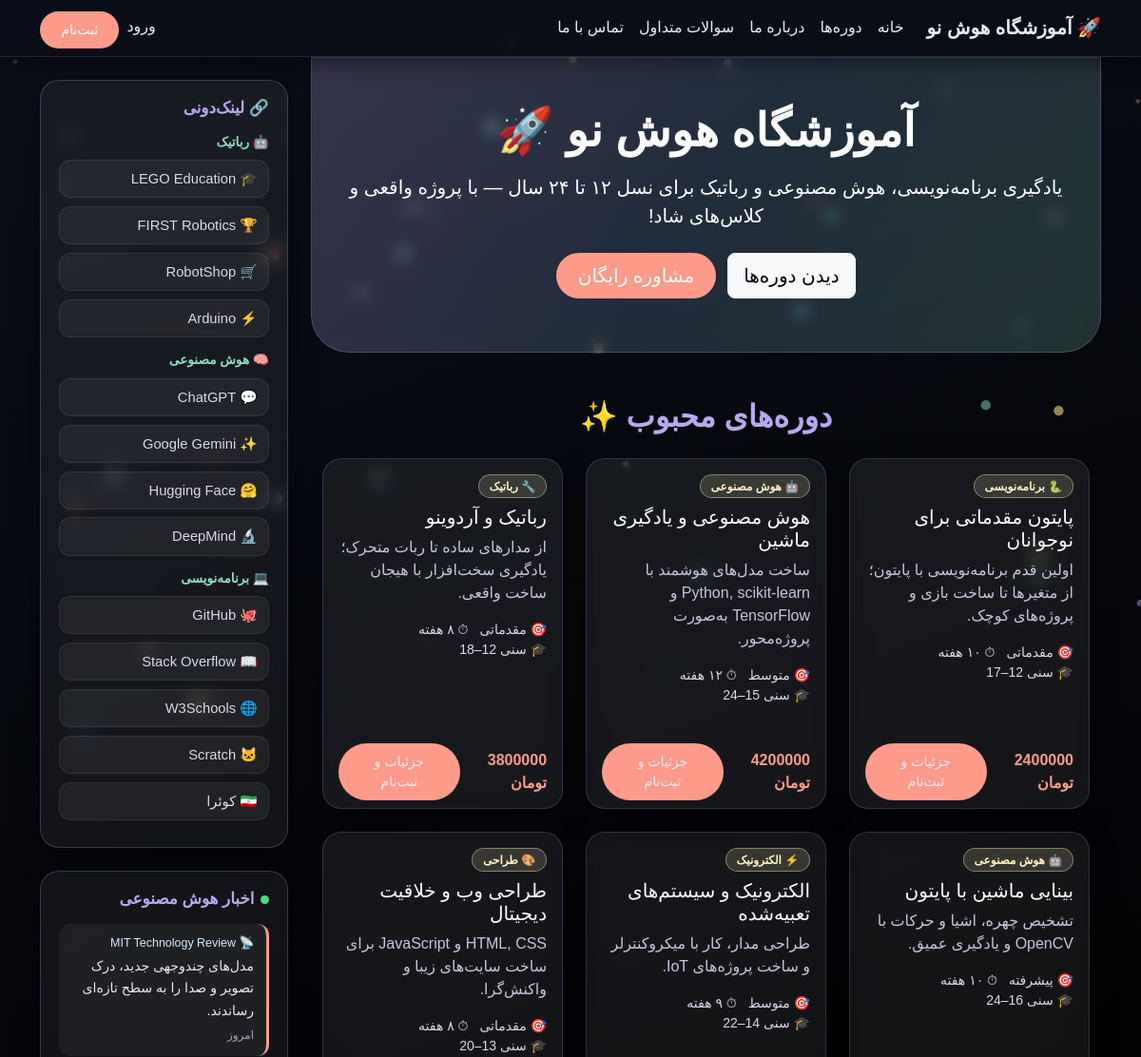
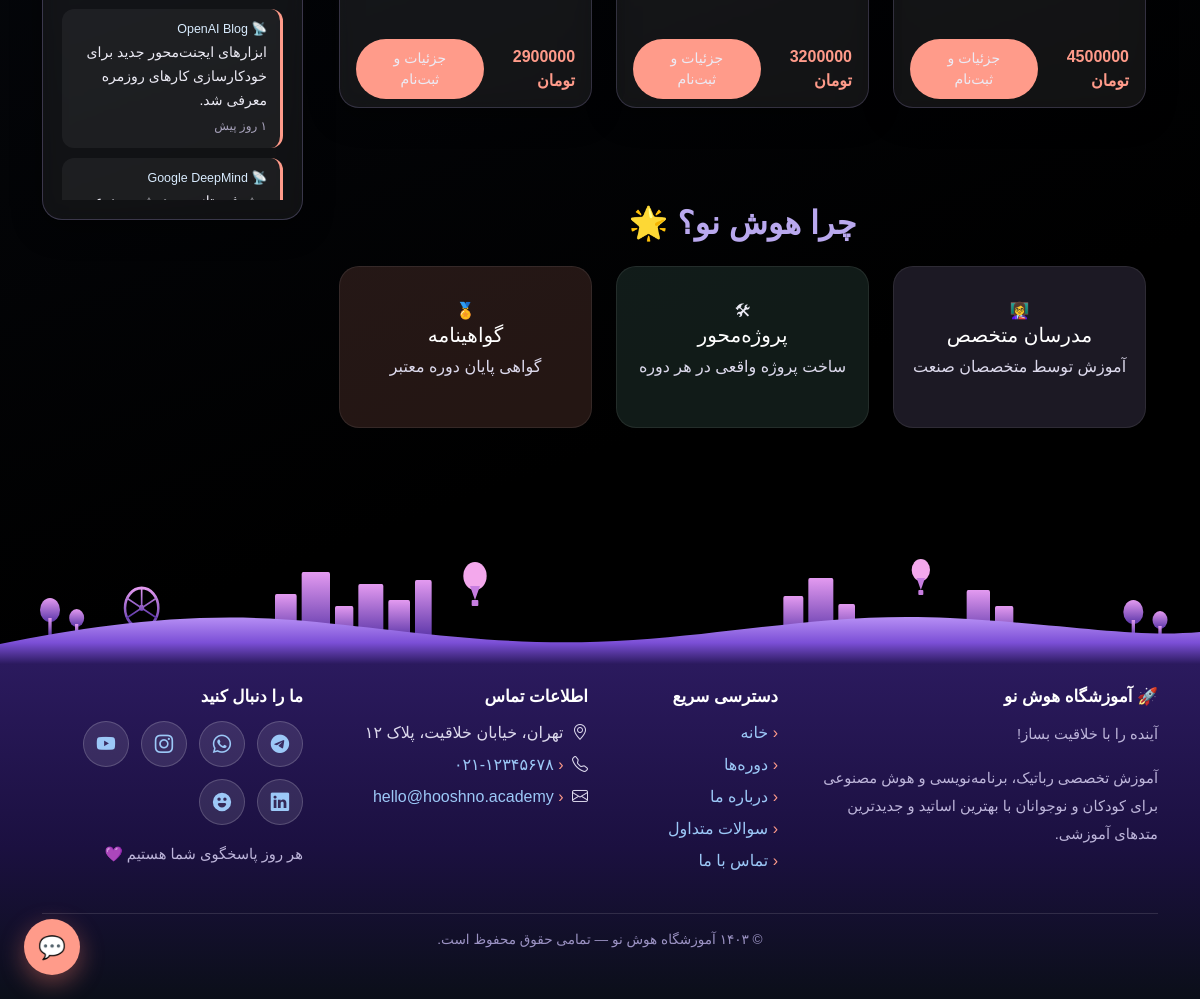
The page / on the database its author committed (2 pictures, top to bottom).
### core/models.py (models this page shows, shortened)
class SiteSetting(models.Model):
    site_name = models.CharField(max_length=100, default='آموزشگاه هوش نو')
    tagline = models.CharField(max_length=200, default='آینده را با خلاقیت بساز!')
    phone = models.CharField(max_length=30, default='۰۲۱-۱۲۳۴۵۶۷۸')
    email = models.EmailField(default='hello@hooshno.academy')
    address = models.CharField(max_length=250, default='تهران، خیابان خلاقیت، پلاک ۱۲')
    about_text = models.TextField(default='فضایی برای یادگیری، تجربه و ساختن آینده با فناوری.')
    class Meta: verbose_name='تنظیمات سایت'; verbose_name_plural='تنظیمات سایت'

### courses/models.py (models this page shows, shortened)
class Course(models.Model):
    MODE_CHOICES=[('online','آنلاین'),('in-person','حضوری'),('hybrid','ترکیبی')]
    LEVEL_CHOICES=[('beginner','مقدماتی'),('intermediate','متوسط'),('advanced','پیشرفته')]
    category=models.ForeignKey(Category,on_delete=models.SET_NULL,null=True,related_name='courses',verbose_name='دسته‌بندی')
    title=models.CharField('عنوان دوره',max_length=180)
    slug=models.SlugField(unique=True,blank=True,allow_unicode=True)
    summary=models.CharField('توضیح کوتاه',max_length=260)
    description=models.TextField('توضیحات',blank=True)
    age_min=models.PositiveSmallIntegerField('حداقل سن',default=12); age_max=models.PositiveSmallIntegerField('حداکثر سن',default=24)
    price=models.PositiveIntegerField('شهریه (تومان)',default=0)
    level=models.CharField('سطح',max_length=20,choices=LEVEL_CHOICES,default='beginner')
    capacity=models.PositiveSmallIntegerField('ظرفیت',default=12)
    duration=models.CharField('مدت دوره',max_length=80,default='۸ هفته')
    syllabus=models.TextField('سرفصل‌ها',blank=True,help_text='هر سرفصل در یک خط')
    prerequisites=models.CharField('پیش‌نیاز',max_length=250,blank=True,default='علاقه به یادگیری')
    mode=models.CharField('شیوه برگزاری',max_length=20,choices=MODE_CHOICES,default='hybrid')
    instructor=models.CharField('مدرس',max_length=100,blank=True,default='تیم آموزشی هوش نو')
    start_date=models.DateField('تاریخ شروع',null=True,blank=True)
    is_featured=models.BooleanField('ویژه',default=False); is_published=models.BooleanField('منتشر شده',default=True)
    created_at=models.DateTimeField(auto_now_add=True)

class Category(models.Model):
    name=models.CharField('نام دسته',max_length=100)
    slug=models.SlugField(unique=True,blank=True,allow_unicode=True)
    icon=models.CharField('آیکون ایموجی',max_length=10,default='✨')

### core/views.py (the view)
# urls.py: urlpatterns=[path('',views.home,name='home'),path('about/',views.about,name='about'),path('contact/',views.contact,name='contact'),path('faq/',views.faq,name='faq')]
def home(request):
    courses = Course.objects.filter(is_published=True).select_related('category')[:6]
    return render(request,'core/index.html',{'courses':courses})

### core/context_processors.py (called while the page is built)
def site_settings(request):
    return {'site_config': SiteSetting.objects.first()}

### templates/core/index.html
{% extends 'base.html' %}
{% block content %}
<section class="hero glass-hero text-center text-white">
  <div class="container py-5">
    <h1 class="display-5 fw-bold mb-3">آموزشگاه هوش نو 🚀</h1>
    <p class="lead mb-4">یادگیری برنامه‌نویسی، هوش مصنوعی و رباتیک برای نسل ۱۲ تا ۲۴ سال — با پروژه واقعی و کلاس‌های شاد!</p>
    <a href="{% url 'courses:list' %}" class="btn btn-light btn-lg me-2 mb-2">دیدن دوره‌ها</a>
    <button class="btn btn-coral btn-lg mb-2" data-bs-toggle="modal" data-bs-target="#consultModal">مشاوره رایگان</button>
  </div>
</section>
<section class="container py-5">
  <h2 class="text-center mb-4 section-title">دوره‌های محبوب ✨</h2>
  <div class="row g-4">
    {% for course in courses %}
    <div class="col-md-6 col-lg-4">
      <div class="card course-card h-100">
        <div class="card-body">
          <span class="badge cat-badge">{{ course.category.icon }} {{ course.category.name }}</span>
          <h5 class="card-title mt-2">{{ course.title }}</h5>
          <p class="card-text text-muted">{{ course.summary|truncatechars:100 }}</p>
          <ul class="list-inline small text-muted">
            <li class="list-inline-item">🎯 {{ course.get_level_display }}</li>
            <li class="list-inline-item">⏱ {{ course.duration }}</li>
            <li class="list-inline-item">🎓 سنی {{ course.age_min }}–{{ course.age_max }}</li>
          </ul>
        </div>
        <div class="card-footer bg-transparent border-0 d-flex justify-content-between align-items-center">
          <strong class="price">{{ course.price }} تومان</strong>
          <a href="{% url 'courses:detail' course.slug %}" class="btn btn-coral btn-sm">جزئیات و ثبت‌نام</a>
        </div>
      </div>
    </div>
    {% empty %}<p class="text-center text-muted">هنوز دوره‌ای ثبت نشده است.</p>{% endfor %}
  </div>
</section>
<section class="features py-5">
  <div class="container">
    <h2 class="text-center mb-4 section-title">چرا هوش نو؟ 🌟</h2>
    <div class="row g-4 text-center">
      <div class="col-md-4"><div class="feature-box lavender">👩‍🏫<h5>مدرسان متخصص</h5><p>آموزش توسط متخصصان صنعت</p></div></div>
      <div class="col-md-4"><div class="feature-box mint">🛠<h5>پروژه‌محور</h5><p>ساخت پروژه واقعی در هر دوره</p></div></div>
      <div class="col-md-4"><div class="feature-box coral">🏅<h5>گواهینامه</h5><p>گواهی پایان دوره معتبر</p></div></div>
    </div>
  </div>
</section>
{% endblock %}

### templates/base.html (shortened to what this page needs)
{% load static %}<!DOCTYPE html>
<html lang="fa" dir="rtl">
<head>
<link href="https://cdn.jsdelivr.net/npm/bootstrap@5.3.3/dist/css/bootstrap.rtl.min.css" rel="stylesheet">
<link href="https://cdn.jsdelivr.net/gh/rastikerdar/vazirmatn@v33.003/Vazirmatn-font-face.css" rel="stylesheet">
<link rel="stylesheet" href="https://cdn.jsdelivr.net/npm/bootstrap-icons@1.11.3/font/bootstrap-icons.min.css">
<link rel="stylesheet" href="{% static 'css/style.css' %}">
</head>
<body>
<canvas id="particles"></canvas>
<nav class="navbar navbar-expand-lg sticky-top glass-nav">
  <div class="container">
    <a class="navbar-brand fw-bold" href="{% url 'core:home' %}">🚀 {{ site_config.site_name|default:'آموزشگاه هوش نو' }}</a>
    <div class="collapse navbar-collapse" id="mainNav">
      <ul class="navbar-nav me-auto mb-2 mb-lg-0">
        <li class="nav-item"><a class="nav-link" href="{% url 'core:home' %}">خانه</a></li>
        <li class="nav-item"><a class="nav-link" href="{% url 'courses:list' %}">دوره‌ها</a></li>
        <li class="nav-item"><a class="nav-link" href="{% url 'core:about' %}">درباره ما</a></li>
        <li class="nav-item"><a class="nav-link" href="{% url 'core:faq' %}">سوالات متداول</a></li>
        <li class="nav-item"><a class="nav-link" href="{% url 'core:contact' %}">تماس با ما</a></li>
      </ul>
      <ul class="navbar-nav ms-auto">
        {% if user.is_authenticated %}
          <li class="nav-item"><a class="nav-link" href="{% url 'accounts:dashboard' %}">پنل من ({{ user.username }})</a></li>
          <li class="nav-item"><a class="nav-link" href="{% url 'accounts:logout' %}">خروج</a></li>
        {% else %}
          <li class="nav-item"><a class="nav-link" href="{% url 'accounts:login' %}">ورود</a></li>
          <li class="nav-item"><a class="btn btn-coral btn-sm mt-1" href="{% url 'accounts:register' %}">ثبت‌نام</a></li>
        {% endif %}
      </ul>
    </div>
  </div>
</nav>
<main>
<div class="container">
  <div class="row">
    <div class="col-lg-9 order-lg-1">
      {% block content %}{% endblock %}
    </div>
    <aside class="col-lg-3 order-lg-2 sidebar-col">
      <div class="side-widget">
        <h6 class="side-widget-title">🔗 لینک‌دونی</h6>
        <div class="linkdoni-group">🤖 رباتیک</div>
        <ul class="linkdoni-list">
          <li><a href="https://www.lego.com/education" target="_blank" rel="noopener">🎓 LEGO Education</a></li>
          <li><a href="https://firstinspires.org" target="_blank" rel="noopener">🏆 FIRST Robotics</a></li>
          <li><a href="https://www.robotshop.com" target="_blank" rel="noopener">🛒 RobotShop</a></li>
          <li><a href="https://www.arduino.cc" target="_blank" rel="noopener">⚡ Arduino</a></li>
        </ul>
        <div class="linkdoni-group">🧠 هوش مصنوعی</div>
        <ul class="linkdoni-list">
          <li><a href="https://chat.openai.com" target="_blank" rel="noopener">💬 ChatGPT</a></li>
          <li><a href="https://gemini.google.com" target="_blank" rel="noopener">✨ Google Gemini</a></li>
          <li><a href="https://huggingface.co" target="_blank" rel="noopener">🤗 Hugging Face</a></li>
          <li><a href="https://www.deepmind.google" target="_blank" rel="noopener">🔬 DeepMind</a></li>
        </ul>
        <div class="linkdoni-group">💻 برنامه‌نویسی</div>
        <ul class="linkdoni-list">
          <li><a href="https://github.com" target="_blank" rel="noopener">🐙 GitHub</a></li>
          <li><a href="https://stackoverflow.com" target="_blank" rel="noopener">📖 Stack Overflow</a></li>
          <li><a href="https://www.w3schools.com" target="_blank" rel="noopener">🌐 W3Schools</a></li>
          <li><a href="https://scratch.mit.edu" target="_blank" rel="noopener">🐱 Scratch</a></li>
          <li><a href="https://quera.org" target="_blank" rel="noopener">🇮🇷 کوئرا</a></li>
        </ul>
      </div>
      <div class="side-widget">
        <h6 class="side-widget-title"><span class="live-dot"></span> اخبار هوش مصنوعی</h6>
        <div class="news-ticker" id="newsTicker">
          <div class="news-item"><span class="news-src">📡 MIT Technology Review</span>
            <p class="news-txt">مدل‌های چندوجهی جدید، درک تصویر و صدا را به سطح تازه‌ای رساندند.</p><span class="news-date">امروز</span></div>
          <div class="news-item"><span class="news-src">📡 OpenAI Blog</span>
            <p class="news-txt">ابزارهای ایجنت‌محور جدید برای خودکارسازی کارهای روزمره معرفی شد.</p><span class="news-date">۱ روز پیش</span></div>
          <div class="news-item"><span class="news-src">📡 Google DeepMind</span>
            <p class="news-txt">پیشرفت تازه در هوش مصنوعی علمی؛ کشف مواد جدید با یادگیری ماشین.</p><span class="news-date">۲ روز پیش</span></div>
        </div>
      </div>
    </aside>
  </div>
</div>
</main>
<footer class="footer-wrap mt-5">
  <div class="footer-dark">
    <div class="container py-4">
      <div class="row gy-4">
        <div class="col-lg-4 col-md-6">
          <h6 class="footer-heading">🚀 {{ site_config.site_name|default:'آموزشگاه هوش نو' }}</h6>
          <p class="footer-about">{{ site_config.tagline|default:'آینده را با خلاقیت بساز!' }}</p>
          <p class="footer-about mb-0">آموزش تخصصی رباتیک، برنامه‌نویسی و هوش مصنوعی برای کودکان و نوجوانان با بهترین اساتید و جدیدترین متدهای آموزشی.</p>
        </div>
        <div class="col-lg-2 col-md-6 col-6">
          <h6 class="footer-heading">دسترسی سریع</h6>
          <ul class="footer-links">
            <li><a href="{% url 'core:home' %}">خانه</a></li>
            <li><a href="{% url 'courses:list' %}">دوره‌ها</a></li>
            <li><a href="{% url 'core:about' %}">درباره ما</a></li>
            <li><a href="{% url 'core:faq' %}">سوالات متداول</a></li>
            <li><a href="{% url 'core:contact' %}">تماس با ما</a></li>
          </ul>
        </div>
        <div class="col-lg-3 col-md-6 col-6">
          <h6 class="footer-heading">اطلاعات تماس</h6>
          <ul class="footer-links">
            <li><i class="bi bi-geo-alt me-1"></i> {{ site_config.address|default:'تهران' }}</li>
            <li><i class="bi bi-telephone me-1"></i> <a href="tel:{{ site_config.phone|default:'02112345678' }}">{{ site_config.phone|default:'۰۲۱-۱۲۳۴۵۶۷۸' }}</a></li>
            <li><i class="bi bi-envelope me-1"></i> <a href="mailto:{{ site_config.email|default:'hello@hooshno.academy' }}">{{ site_config.email|default:'hello@hooshno.academy' }}</a></li>
          </ul>
        </div>
        <div class="col-lg-3 col-md-6">
          <h6 class="footer-heading">ما را دنبال کنید</h6>
          <div class="social-row justify-content-lg-start justify-content-center">
            <a class="social-btn social-telegram" href="https://t.me/hooshnoo" target="_blank" rel="noopener" title="تلگرام" aria-label="تلگرام"><i class="bi bi-telegram"></i></a>
            <a class="social-btn social-whatsapp" href="https://wa.me/989123456789" target="_blank" rel="noopener" title="واتس‌اپ" aria-label="واتس‌اپ"><i class="bi bi-whatsapp"></i></a>
            <a class="social-btn social-instagram" href="https://instagram.com/hooshnoo" target="_blank" rel="noopener" title="اینستاگرام" aria-label="اینستاگرام"><i class="bi bi-instagram"></i></a>
            <a class="social-btn social-youtube" href="https://youtube.com/@hooshnoo" target="_blank" rel="noopener" title="یوتیوب" aria-label="یوتیوب"><i class="bi bi-youtube"></i></a>
            <a class="social-btn social-linkedin" href="https://linkedin.com/company/hooshnoo" target="_blank" rel="noopener" title="لینکدین" aria-label="لینکدین"><i class="bi bi-linkedin"></i></a>
            <a class="social-btn social-aparat" href="https://aparat.com/hooshnoo" target="_blank" rel="noopener" title="آپارات" aria-label="آپارات">
              <svg viewBox="0 0 24 24"><path d="M12 2a10 10 0 100 20 10 10 0 000-20zm-3.2 5.1c1 0 1.8.8 1.8 1.8s-.8 1.8-1.8 1.8S7 9.9 7 8.9s.8-1.8 1.8-1.8zm6.4 0c1 0 1.8.8 1.8 1.8s-.8 1.8-1.8 1.8-1.8-.8-1.8-1.8.8-1.8 1.8-1.8zM8.9 13h6.2c1 0 1.7.9 1.4 1.8-.5 1.6-2 3.2-4.5 3.2s-4-1.6-4.5-3.2c-.3-.9.4-1.8 1.4-1.8z"/></svg>
            </a>
          </div>
          <p class="footer-about mt-3 mb-0">هر روز پاسخگوی شما هستیم 💜</p>
        </div>
      </div>
      <div class="footer-copy text-center">© ۱۴۰۳ آموزشگاه هوش نو — تمامی حقوق محفوظ است.</div>
    </div>
  </div>
</footer>
<button id="consultBtn" class="btn btn-coral consult-fab" title="مشاوره رایگان">💬</button>
</body></html>

### rows shown on the page
SiteSetting: site_name "آموزشگاه هوش نو", tagline "آینده را با خلاقیت بساز!", address "تهران، خیابان خلاقیت، پلاک ۱۲", phone "۰۲۱-۱۲۳۴۵۶۷۸", email "hello@hooshno.academy"
Course: category.icon "🐍", category.name "برنامه‌نویسی", title "پایتون مقدماتی برای نوجوانان", summary "اولین قدم برنامه‌نویسی با پایتون؛ از متغیرها تا ساخت بازی و پروژه‌های کوچک.", level "مقدماتی", duration "۱۰ هفته", age_min "12", age_max "17", price "2400000"
Course: category.icon "🤖", category.name "هوش مصنوعی", title "هوش مصنوعی و یادگیری ماشین", summary "ساخت مدل‌های هوشمند با Python, scikit-learn و TensorFlow به‌صورت پروژه‌محور.", level "متوسط", duration "۱۲ هفته", age_min "15", age_max "24", price "4200000"
Course: category.icon "🔧", category.name "رباتیک", title "رباتیک و آردوینو", summary "از مدارهای ساده تا ربات متحرک؛ یادگیری سخت‌افزار با هیجان ساخت واقعی.", level "مقدماتی", duration "۸ هفته", age_min "12", age_max "18", price "3800000"
Course: category.icon "🤖", category.name "هوش مصنوعی", title "بینایی ماشین با پایتون", summary "تشخیص چهره، اشیا و حرکات با OpenCV و یادگیری عمیق.", level "پیشرفته", duration "۱۰ هفته", age_min "16", age_max "24", price "4500000"
Course: category.icon "⚡", category.name "الکترونیک", title "الکترونیک و سیستم‌های تعبیه‌شده", summary "طراحی مدار، کار با میکروکنترلر و ساخت پروژه‌های IoT.", level "متوسط", duration "۹ هفته", age_min "14", age_max "22", price "3200000"
Course: category.icon "🎨", category.name "طراحی", title "طراحی وب و خلاقیت دیجیتال", summary "HTML, CSS و JavaScript برای ساخت سایت‌های زیبا و واکنش‌گرا.", level "مقدماتی", duration "۸ هفته", age_min "13", age_max "20", price "2900000"
